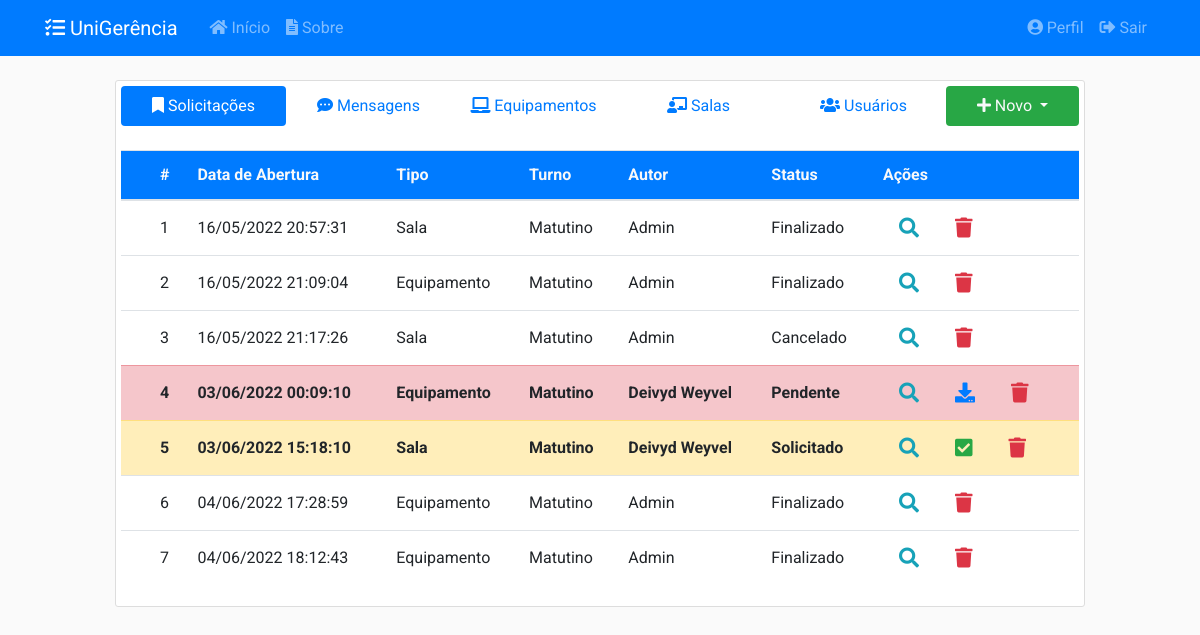
The page / (signed in) on the database its author committed.
### app/models/solicitacoes.py (models this page shows, shortened)
class Solicitacao(db.Model):
    __tablename__ = 'solicitacoes'
    __table_args__ = {'extend_existing': True}
    id = db.Column(db.Integer, primary_key=True)
    status = db.Column(db.Enum(Status), default=Status.ABERTO.name)
    data_abertura = db.Column(db.DateTime, nullable=False,
                              default=datetime.now().astimezone(fuso_horario))
    data_inicio_pref = db.Column(db.Date, nullable=False)
    data_fim_pref = db.Column(db.Date, nullable=False)
    data_retirada = db.Column(db.DateTime, nullable=True)
    data_devolucao = db.Column(db.DateTime, nullable=True)
    data_cancelamento = db.Column(db.DateTime, nullable=True)
    data_finalizacao = db.Column(db.DateTime, nullable=True)
    quantidade = db.Column(db.Integer, nullable=False, default=0)
    descricao = db.Column(db.String(20), nullable=False)
    tipo = db.Column(db.String(20), nullable=False)
    ativo = db.Column(db.Boolean, nullable=False, default=True)
    usuario_id = db.Column(db.Integer, db.ForeignKey('usuarios.id'),
                           nullable=False)
    turno_id = db.Column(db.Integer, db.ForeignKey('turnos.id'),
                           nullable=False)
    turno = db.relationship('Turno', back_populates='solicitacoes')
    def recupera_tudo():
        return Solicitacao.query.filter_by(ativo=True).all()
    def verifica_em_uso(solicitacao):
        if solicitacao.status.name == 'EMUSO':
            return True
        else:
            return False
    __mapper_args__ = {
        'polymorphic_identity': 'SOLICITACAO',
        'polymorphic_on': tipo
    }

class SolicitacaoSala(Solicitacao):
    __tablename__ = 'solicitacoes_salas'
    id = db.Column(db.Integer, db.ForeignKey('solicitacoes.id'), primary_key=True)
    setor_id = db.Column(db.Integer, db.ForeignKey('setores.id'), nullable=False)
    setor = db.relationship('Setor', back_populates='solicitacoes')
    salas = db.relationship('Sala', secondary= solicitacao_s,
                                    back_populates='solicitacoes')
    __mapper_args__ = {
        'polymorphic_identity': 'SALA',
    }

class Solicitacao(db.Model):
    __tablename__ = 'solicitacoes'
    __table_args__ = {'extend_existing': True}
    id = db.Column(db.Integer, primary_key=True)
    status = db.Column(db.Enum(Status), default=Status.ABERTO.name)
    data_abertura = db.Column(db.DateTime, nullable=False,
                              default=datetime.now().astimezone(fuso_horario))
    data_inicio_pref = db.Column(db.Date, nullable=False)
    data_fim_pref = db.Column(db.Date, nullable=False)
    data_retirada = db.Column(db.DateTime, nullable=True)
    data_devolucao = db.Column(db.DateTime, nullable=True)
    data_cancelamento = db.Column(db.DateTime, nullable=True)
    data_finalizacao = db.Column(db.DateTime, nullable=True)
    quantidade = db.Column(db.Integer, nullable=False, default=0)
    descricao = db.Column(db.String(20), nullable=False)
    tipo = db.Column(db.String(20), nullable=False)
    ativo = db.Column(db.Boolean, nullable=False, default=True)
    usuario_id = db.Column(db.Integer, db.ForeignKey('usuarios.id'),
                           nullable=False)
    turno_id = db.Column(db.Integer, db.ForeignKey('turnos.id'),
                           nullable=False)
    turno = db.relationship('Turno', back_populates='solicitacoes')
    def recupera_tudo():
        return Solicitacao.query.filter_by(ativo=True).all()
    def verifica_em_uso(solicitacao):
        if solicitacao.status.name == 'EMUSO':
            return True
        else:
            return False
    __mapper_args__ = {
        'polymorphic_identity': 'SOLICITACAO',
        'polymorphic_on': tipo
    }

class Turno(db.Model):
    __tablename__ = 'turnos'
    __table_args__ = {'extend_existing': True}
    id = db.Column(db.Integer, primary_key=True)
    name = db.Column(db.String(20), unique=True, nullable=False)
    data_inicio = db.Column(db.Time, nullable=False)
    data_fim = db.Column(db.Time, nullable=False)
    ativo = db.Column(db.Boolean, nullable=False, default=True)
    solicitacoes = db.relationship('Solicitacao', back_populates='turno')

class SolicitacaoEquipamento(Solicitacao):
    __tablename__ = 'solicitacoes_equipamentos'
    id = db.Column(db.Integer, db.ForeignKey('solicitacoes.id'), primary_key=True)
    tipo_eqp_id = db.Column(db.Integer, db.ForeignKey('tipos_equipamento.id'),
                           nullable=True)
    equipamentos = db.relationship('Equipamento', secondary=solicitacao_e,
                                   back_populates='solicitacoes')
    tipo_eqp = db.relationship('TipoEquipamento', back_populates='solicitacoes')
    __mapper_args__ = {
        'polymorphic_identity': 'EQUIPAMENTO'
    }

### app/models/usuarios.py (models this page shows, shortened)
class Usuario(db.Model, UserMixin):
    __tablename__ = 'usuarios'
    __table_args__ = {'extend_existing': True}
    id = db.Column(db.Integer, primary_key=True)
    nome = db.Column(db.String(100), nullable=False)
    identificacao = db.Column(db.String(20), unique=True, nullable=False)
    email = db.Column(db.String(100), unique=True, nullable=False)
    senha = db.Column(db.String(60), nullable=False)
    data_cadastro = db.Column(db.DateTime, nullable=False,
                              default=datetime.now().astimezone(fuso_horario))
    data_atualizacao = db.Column(db.DateTime, nullable=True)
    tipo = db.Column(db.Enum(TipoUsuario), nullable=False)
    ativo = db.Column(db.Boolean, nullable=False, default=True)
    imagem_perfil = db.Column(db.String(20), nullable=False,
                              default='default.jpg')
    posts = db.relationship('Post', backref='autor',
                            foreign_keys='Post.usuario_id', lazy=True)
    recipiente = db.relationship('Post', backref='destinatario',
                                 foreign_keys='Post.destinatario_id', lazy=True)
    solicitacoes = db.relationship('Solicitacao', backref='autor', lazy=True)
    relatorios = db.relationship('Relatorio', backref='autor', lazy=True)
    def recupera_tudo():
        return Usuario.query.filter_by(ativo=True).all()

### app/controllers/principal.py (the view)
@principal.route("/", methods=['GET', 'POST'])
@login_required
def inicio():
    tab = request.args.get('tab', 1, type=int)
    solicitacoes = Solicitacao.recupera_tudo()
    posts = Post.recupera_tudo()
    equipamentos = Equipamento.recupera_tudo()
    salas = Sala.recupera_tudo()
    usuarios = Usuario.recupera_tudo()
    for solicitacao in solicitacoes:
        if Solicitacao.verifica_em_uso(solicitacao):
            if Solicitacao.verifica_atraso(solicitacao):
                Solicitacao.atualiza_status_pendente(solicitacao)
                envia_email_atraso(solicitacao)
                if Solicitacao.verifica_autor(solicitacao, current_user):
                    flash('Você possui uma solicitação atrasada.', 'warning')
                if Usuario.verifica_admin(current_user):
                    flash('Existe uma nova solicitação em atraso.', 'warning')
    form = EntregaSolicitacaoForm()
    return render_template('principal/inicio.html', tab=tab, form=form,
                           posts=posts, equipamentos=equipamentos, salas=salas,
                           usuarios=usuarios, solicitacoes=solicitacoes)

### app/models/equipamentos.py (called while the page is built)
    def recupera_tudo():
        return Equipamento.query.filter_by(ativo=True).all()

    def __repr__(self):
        return f"{self.patrimonio} - {self.descricao}"

### app/models/posts.py (called while the page is built)
    def recupera_tudo():
        return Post.query.filter_by(ativo=True).all()

### app/models/salas.py (called while the page is built)
    def recupera_tudo():
        return Sala.query.filter_by(ativo=True).all()

### app/models/usuarios.py (called while the page is built)
@login_manager.user_loader
def load_user(user_id):
    return Usuario.query.get(int(user_id))

### app/templates/principal/inicio.html (shortened to what this page needs)
{% extends "layout.html" %}
{% block inicio %}
<div class="content-section">
  <nav class="pb-4 align-middle">
    <div class="nav nav-pills nav-justified flex-column flex-md-row align-middle" id="pills-tab" role="tablist">
      <a class="nav-item nav-link {% if tab == 1 %}active{% endif %}" id="pills-1-tab" data-toggle="pill" href="#pills-1" role="tab"><i class="fas fa-bookmark"></i>&nbsp;Solicitações</a>
      <a class="nav-item nav-link {% if tab == 2 %}active{% endif %}" id="pills-2-tab" data-toggle="pill" href="#pills-2" role="tab"><i class="fas fa-comment-dots"></i>&nbsp;Mensagens</a>
      {% if current_user.tipo.name == 'ADMIN' %}
        <a class="nav-item nav-link {% if tab == 3 %}active{% endif %}" id="pills-3-tab" data-toggle="pill" href="#pills-3" role="tab"><i class="fas fa-laptop"></i>&nbsp;Equipamentos</a>
        <a class="nav-item nav-link {% if tab == 4 %}active{% endif %}" id="pills-4-tab" data-toggle="pill" href="#pills-4" role="tab"><i class="fas fa-chalkboard-teacher"></i>&nbsp;Salas</a>
        <a class="nav-item nav-link {% if tab == 5 %}active{% endif %}" id="pills-5-tab" data-toggle="pill" href="#pills-5" role="tab"><i class="fas fa-users"></i>&nbsp;Usuários</a>
      {% endif %}
      <div class="nav-item dropdown">
        <a class="nav-link dropdown-toggle bg-success text-light" href="#" id="navbarDropdown" role="button" data-toggle="dropdown">
          <i class="fas fa-plus"></i>&nbsp;Novo
        </a>
      </div>
    </div>
  </nav>
  <div class="tab-content flex-md-row" id="nav-tabContent">
    <div class="tab-pane fade {% if tab == 1 %}show active{% endif %}" id="pills-1" role="tabpanel">
      {% include 'principal/tabela/solicitacoes.html' %}
    </div>
  </div>
</div>
{% endblock inicio %}

### app/templates/principal/tabela/solicitacoes.html (shortened to what this page needs)
<table id="table-solicitacoes" class="table stripe order-column dt-responsive nowrap table-hover" style="width:100%">
    <thead>
    <tr class="bg-primary text-light">
        <th class="align-middle"></th>
        <th class="align-middle">#</th>
        <th class="align-middle">Data de Abertura</th>
        <th class="align-middle">Tipo</th>
        <th class="align-middle">Turno</th>
        <th class="align-middle">Autor</th>
        <th class="align-middle">Status</th>
        <th class="align-middle">Ações</th>
    </tr>
    </thead>
    <tbody>
    {% for solicitacao in solicitacoes %}
    {% if current_user == solicitacao.autor or current_user.tipo.name == 'ADMIN' %}
        {% if solicitacao.status.name == 'ABERTO' %}
            <tr class="table-secondary">
        {% elif solicitacao.status.name == 'PENDENTE' %}
            <tr class="table-danger font-weight-bold">
        {% elif solicitacao.status.name == 'SOLICITADO' %}
            <tr class="table-warning font-weight-bold">
        {% elif solicitacao.status.name == 'CONFIRMADO' %}
            <tr class="table-success font-weight-bold">
        {% elif solicitacao.status.name == 'EMUSO' %}
            <tr class="table-info font-weight-bold">
        {% elif solicitacao.status.name == 'CANCELADO' or solicitacao.status.name == 'FECHADO' %}
            <tr class="">
        {% else %}
            <tr>
        {% endif %}
            <td class="align-middle"></td>
            <td class="align-middle">{{ solicitacao.id }}</td>
            <td class="align-middle">{{ solicitacao.data_abertura.strftime('%d/%m/%Y %H:%M:%S') }}</td>
            {% if solicitacao.tipo == 'EQUIPAMENTO' %}
                <td class="align-middle">Equipamento</td>
            {% elif solicitacao.tipo == 'SALA'%}
                <td class="align-middle">Sala</td>
            {% endif %}
            <td class="align-middle">{{ solicitacao.turno.name }}</td>
            <td class="align-middle">{{ solicitacao.autor.nome }}</td>
            <td class="align-middle">{{ solicitacao.status.value }}</td>
            <td class="align-middle">
                <a class="btn-lg btn-outline-info" href="#" data-toggle="modal" data-target="#visualizarSolicitacao{{ solicitacao.id }}"><i class="fas fa-search"></i></a>
                {% if current_user.tipo.name == 'ADMIN' %}
                    {% if solicitacao.status.name == 'ABERTO' or solicitacao.status.name == 'SOLICITADO' %}
                        <a class="btn-lg btn-outline-success" href="{{url_for('solicitacoes.confirma_solicitacao', solicitacao_id=solicitacao.id)}}"><i class="fas fa-check-square"></i></a>
                    {% endif %}
                    {% if solicitacao.status.name == 'EMUSO' or solicitacao.status.name == 'PENDENTE' %}
                        <a class="btn-lg btn-outline-primary" href="#" data-toggle="modal" data-target="#receberSolicitacao{{ solicitacao.id }}"><i class="fas fa-download"></i></a>
                    {% endif %}
                {% endif %}
                {% if current_user.tipo.name == 'ADMIN' %}
                    <a class="btn-lg btn-outline-danger" href="#" data-toggle="modal" data-target="#excluirSolicitacao{{ solicitacao.id }}"><i class="fas fa-trash"></i></a>
                {% endif %}
            </td>
        </tr>
    {% endif %}
    {% endfor %}
    </tbody>
</table>

### app/static/css/main.css (style rules this page uses)
body { background: #fafafad5; color: #333333; margin-top: 5rem; font-family: 'Roboto' !important; }
html { scroll-behavior: smooth; }
.content-section { background: #ffffff; padding: 5px 5px; border: 1px solid #dddddd; border-radius: 3px; margin-bottom: 20px; }

### rows shown on the page
SolicitacaoSala: id "1", data_abertura "16/05/2022 20:57:31", shows "Sala", turno.name "Matutino", autor.nome "Admin", status.value "Finalizado"
SolicitacaoEquipamento: id "2", data_abertura "16/05/2022 21:09:04", shows "Equipamento", turno.name "Matutino", autor.nome "Admin", status.value "Finalizado"
SolicitacaoSala: id "3", data_abertura "16/05/2022 21:17:26", shows "Sala", turno.name "Matutino", autor.nome "Admin", status.value "Cancelado"
SolicitacaoEquipamento: id "4", data_abertura "03/06/2022 00:09:10", shows "Equipamento", turno.name "Matutino", autor.nome "Deivyd Weyvel", status.value "Pendente"
SolicitacaoSala: id "5", data_abertura "03/06/2022 15:18:10", shows "Sala", turno.name "Matutino", autor.nome "Deivyd Weyvel", status.value "Solicitado"
SolicitacaoEquipamento: id "6", data_abertura "04/06/2022 17:28:59", shows "Equipamento", turno.name "Matutino", autor.nome "Admin", status.value "Finalizado"
SolicitacaoEquipamento: id "7", data_abertura "04/06/2022 18:12:43", shows "Equipamento", turno.name "Matutino", autor.nome "Admin", status.value "Finalizado"
